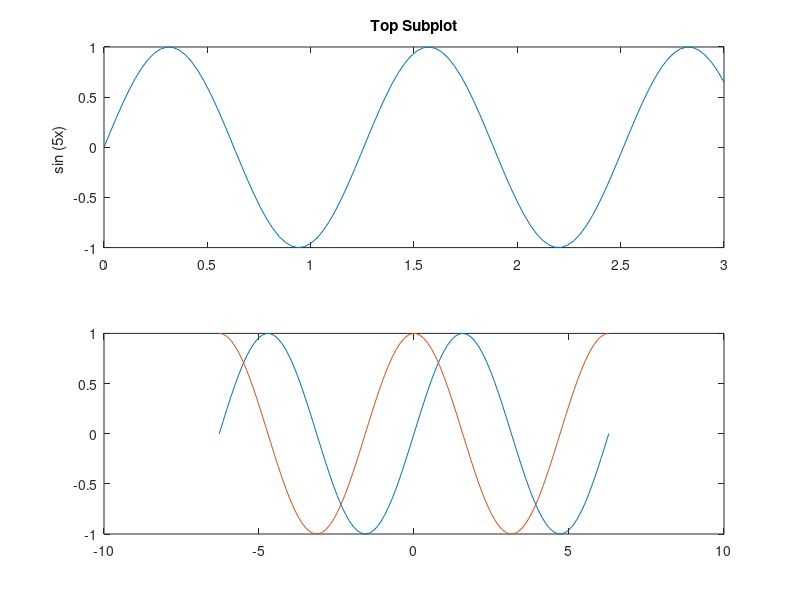

This chart was generated by the following MATLAB code:
disp('******************* Graphic **********************');


%example 1
x =0:pi/100:2*pi;
yl = sin(x) ;
y2 = sin(x-0.25);
y3 = sin(x-0.5);
%figure
%plot (x, yl, x, y2, '--', x,y3,':')


%example 2

x = 0:pi/10:2*pi;
y1 = sin (x);
y2 = sin (x-0.25);
y3 = sin (x-0.5);
%figure
%plot (x, y1, 'g', x, y2, 'b--o',x, y3, 'c*')

%example 3

%figure
%plot (x, y1, 'Color', [0,0.7,0.9]) 
%title ('2-D Line Plot') 
%xlabel ('x')
%ylabel ('cos (5x)')

%example 4

%figure %new figure
ax1 =  subplot(2,1,1);
ax2 = subplot(2,1,2);

%example 5

x = linspace (0, 3); 
y1 = sin (5*x);
y2 = sin (15*x);
plot(ax1, x, y1) 
title(ax1, 'Top Subplot') 
ylabel(ax1, 'sin (5x) ') 
plot(ax2, x, y2) 
title(ax2, 'Bottom Subplot') 
ylabel(ax2, 'sin (15x) ')

%example 6

x = linspace(-2*pi, 2*pi);
y1 = sin(x);
y2 = cos(x);
p = plot(x,y1,x,y2);













